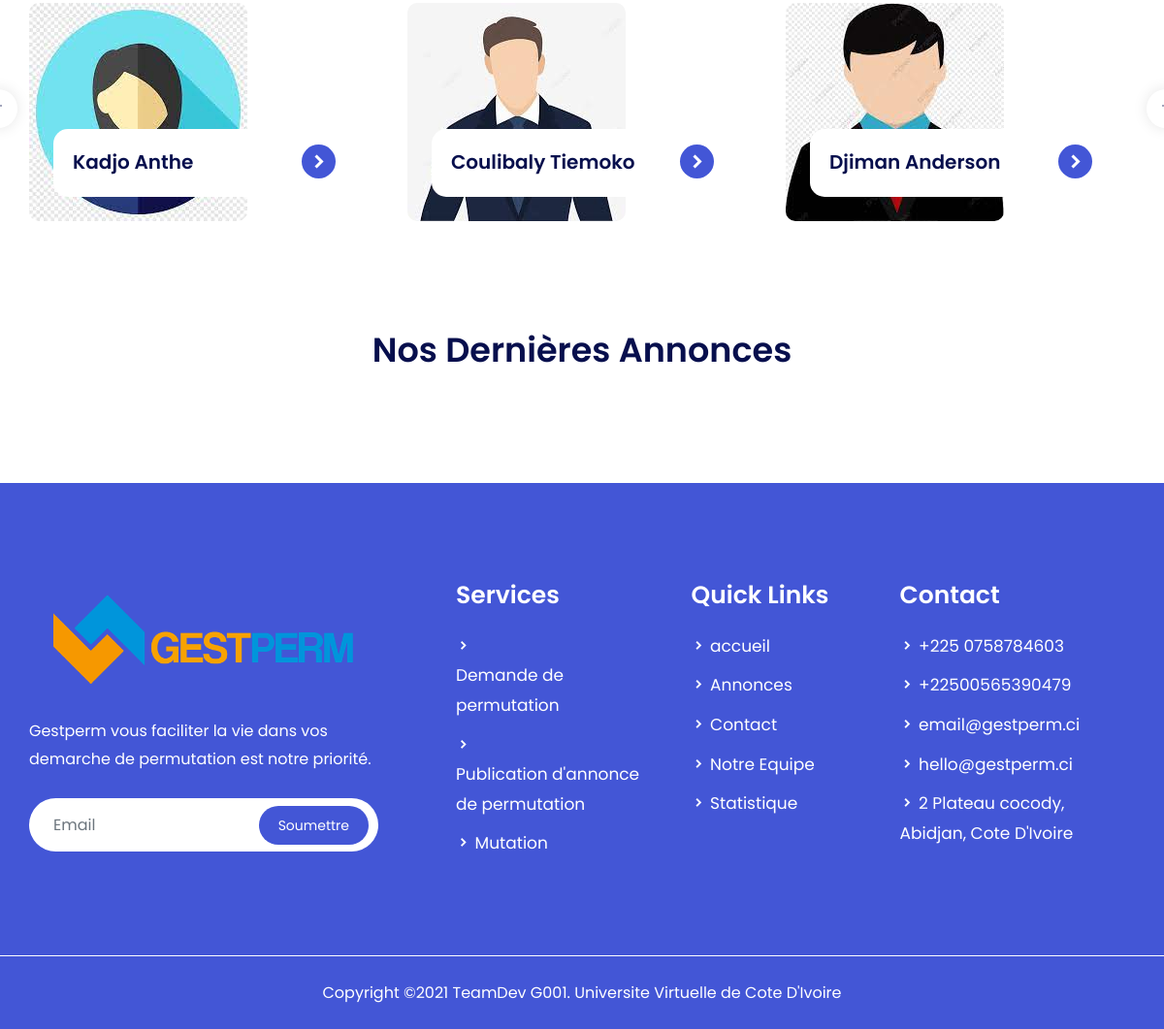
Before: / (lower part) with the older database file.
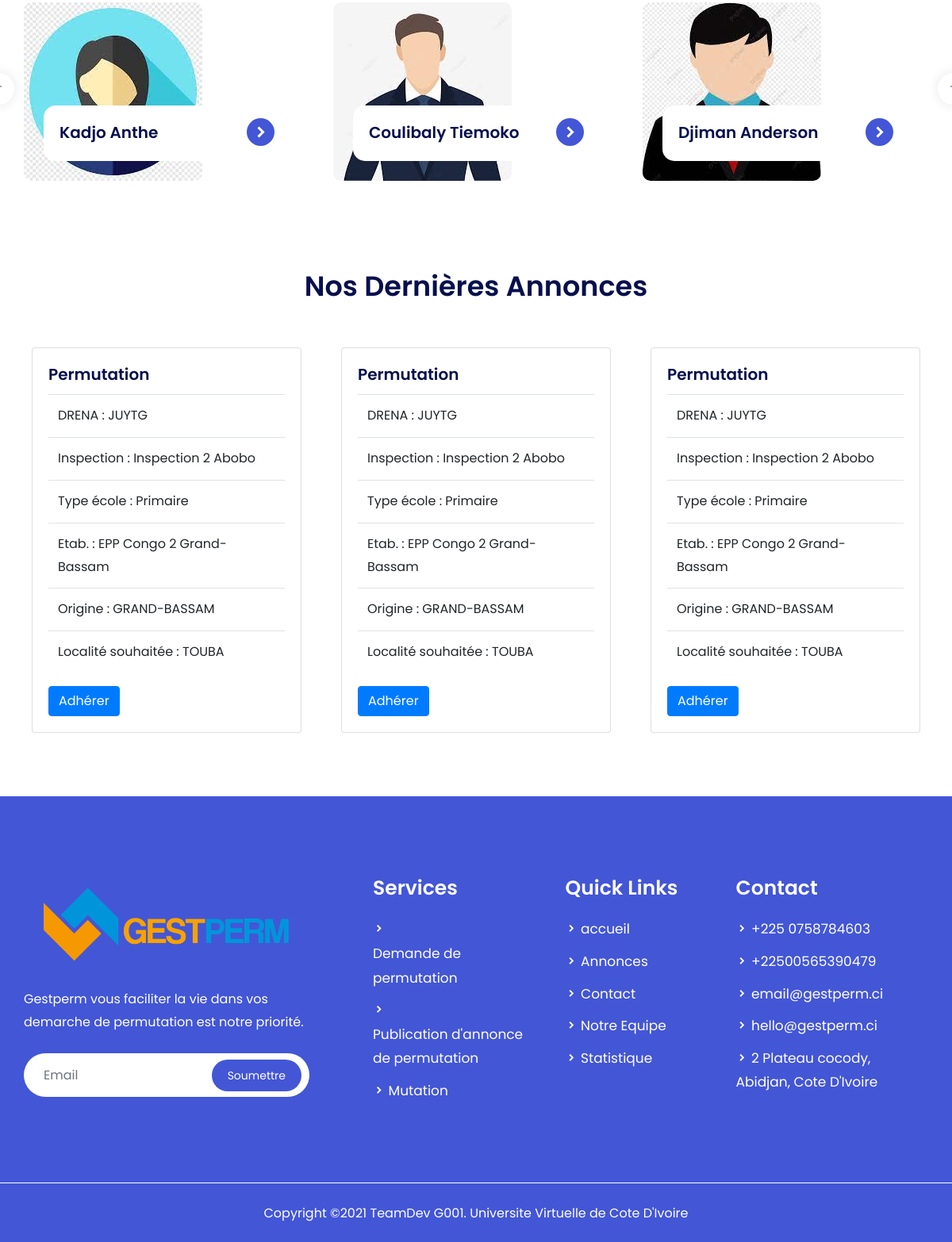
After: the same page with the newer database file.
### tables this page shows
CREATE TABLE IF NOT EXISTS `annonce` (
  `IdAnnonce` int(11) NOT NULL AUTO_INCREMENT,
  `DateAjoutAnnonce` date NOT NULL,
  `LocaliteOrigineAnnonce` varchar(255) NOT NULL,
  `LocaliteDesireeAnnonce` varchar(255) NOT NULL,
  `AdherantAnnonce` varchar(255) NOT NULL DEFAULT '-1',
  `StatutAnnonce` varchar(255) NOT NULL,
  `IdAgent` bigint(20) NOT NULL,
  `IdTypeAnnonce` int(11) NOT NULL,
  PRIMARY KEY (`IdAnnonce`)
);

CREATE TABLE IF NOT EXISTS `directionregionale` (
  `IdDirectionRegionale` int(11) NOT NULL AUTO_INCREMENT,
  `NomDirectionRegionale` varchar(255) NOT NULL,
  `TelDirectionRegionale` varchar(255) NOT NULL,
  `EmailDirectionRegionale` varchar(255) NOT NULL,
  `CommuneDirectionRegionale` varchar(255) NOT NULL,
  PRIMARY KEY (`IdDirectionRegionale`)
);

CREATE TABLE IF NOT EXISTS `inspection` (
  `IdInspection` int(11) NOT NULL AUTO_INCREMENT,
  `NomInspection` varchar(255) NOT NULL,
  `TelInspection` varchar(255) NOT NULL,
  `CommuneInspection` varchar(255) NOT NULL,
  `IdDirectionRegionale` int(11) NOT NULL,
  PRIMARY KEY (`IdInspection`)
);

CREATE TABLE IF NOT EXISTS `ecole` (
  `IdEcole` int(11) NOT NULL AUTO_INCREMENT,
  `NomEcole` varchar(255) NOT NULL DEFAULT '',
  `TypeEcole` varchar(160) NOT NULL DEFAULT 'Primaire',
  `TelEcole` varchar(255) NOT NULL DEFAULT '',
  `EmailEcole` varchar(255) NOT NULL DEFAULT '',
  `LocaliteEcole` bigint(20) NOT NULL DEFAULT '1',
  `IdInspection` int(11) NOT NULL DEFAULT '1',
  PRIMARY KEY (`IdEcole`)
);

CREATE TABLE IF NOT EXISTS `localite` (
  `CodeZone` bigint(19) NOT NULL AUTO_INCREMENT,
  `LibelleZone` varchar(200) NOT NULL,
  `CodeZoneMere` bigint(19) NOT NULL,
  `NiveauStr` smallint(6) NOT NULL,
  PRIMARY KEY (`CodeZone`)
);

### class/database.php (called while the page is built, shortened)
<?php
class Database
{
    private static $dbHost = "localhost";
    private static $dbName = "pct_db";
    private static $dbUsername = "root";
    private static $dbUserpassword = "";
    private static $connection = null;
    private static function connect()
    {
        if(self::$connection == null)
        {
            try
            {
              self::$connection = new PDO("mysql:host=" . self::$dbHost . ";dbname=" . self::$dbName , self::$dbUsername, self::$dbUserpassword, array(PDO::MYSQL_ATTR_INIT_COMMAND => 'SET NAMES UTF8' , PDO::ATTR_ERRMODE=>PDO::ERRMODE_WARNING));
            }
            catch(PDOException $e)
            {
                die($e->getMessage());
            }
        }
        return self::$connection;
    }
    private static function disconnect()
    {
        self::$connection = null;
    }
    public static function SelectQuery($query="")
    {
        if ($query<>"")
        {
            $req=self::$connection->prepare($query);
            try
            {
              $req->execute();
            }
            catch(Exception $e)
            {
                var_dump($query);
                die($e->getMessage());
            }
            return $req->fetchAll(PDO::FETCH_OBJ);
        }
        else return "";
    }
}
?>

### index.php (the view, shortened to what the rows shown need)
<!doctype html>
<html lang="fr">
    <head>
        <?php require("inc/links.php");?>
    </head>
    <body>
        <div class="blog-area pb-70">
            <div class="container">
                <div class="scetion-title text-center">
                    <h2>Nos Dernières Annonces</h2>
                </div>
                <div class="row pt-45">
<?php
                        $annonces=Database::SelectQuery("SELECT * FROM annonce ORDER BY DateAjoutAnnonce DESC LIMIT 3");
                        foreach($annonces as $annonce):
                    ?>
                    <div class="col-lg-4 col-sm-6">
                        <div class="card" style=" margin:10px">
                            <div class="card-body">
                                <h5 class="card-title">Permutation</h5>
                                <div class="card-text">
                                <table class="table">
                                <tbody>
                                        <tr scope="row">
                                            <td>DRENA :
                                            <?php
                                                    $agent=DataBase::SelectQuery("SELECT * FROM agent WHERE IdAgent='$annonce->IdAgent'");
                                                    $ecole=DataBase::SelectQuery("SELECT * FROM ecole WHERE IdEcole='".$agent[0]->IdEcole."'");
                                                    $inspection=DataBase::SelectQuery("SELECT * FROM inspection WHERE IdInspection='".$ecole[0]->IdInspection."'");
                                                    $dren=DataBase::SelectQuery("SELECT * FROM directionregionale WHERE IdDirectionRegionale='".$inspection[0]->IdDirectionRegionale."'");
                                                    echo $dren[0]->NomDirectionRegionale;
                                                ?>
                                            </td>
                                        </tr>
                                        <tr>
                                            <td>Inspection :
                                                <?php
                                                    $agent=DataBase::SelectQuery("SELECT * FROM agent WHERE IdAgent='$annonce->IdAgent'");
                                                    $ecole=DataBase::SelectQuery("SELECT * FROM ecole WHERE IdEcole='".$agent[0]->IdEcole."'");
                                                    $inspection=DataBase::SelectQuery("SELECT * FROM inspection WHERE IdInspection='".$ecole[0]->IdInspection."'");
                                                    echo $inspection[0]->NomInspection;
                                                ?>
                                            </td>
                                        </tr>
                                        <tr>
                                            <td>Type école :
                                                <?php
                                                    $agent=DataBase::SelectQuery("SELECT * FROM agent WHERE IdAgent='$annonce->IdAgent'");
                                                    $ecole=DataBase::SelectQuery("SELECT * FROM ecole WHERE IdEcole='".$agent[0]->IdEcole."'");
                                                    echo $ecole[0]->TypeEcole;
                                                ?>
                                            </td>
                                        </tr>
                                        <tr>
                                            <td>Etab. :
                                            <?php
                                                $agent=DataBase::SelectQuery("SELECT * FROM agent WHERE IdAgent='$annonce->IdAgent'");
                                                $ecole=DataBase::SelectQuery("SELECT * FROM ecole WHERE IdEcole='".$agent[0]->IdEcole."'");
                                                echo $ecole[0]->NomEcole;
                                            ?>
                                            </td>
                                        </tr>
                                        <tr>
                                            <td>Origine :
                                                <?php
                                                    $localite=DataBase::SelectQuery("SELECT * FROM localite WHERE CodeZone='$annonce->LocaliteOrigineAnnonce'");
                                                    echo $localite[0]->LibelleZone;
                                                ?>
                                            </td>
                                        </tr>
                                        <tr>
                                            <td>
                                                Localité souhaitée :
                                                <?php
                                                    $localite=DataBase::SelectQuery("SELECT * FROM localite WHERE CodeZone='$annonce->LocaliteDesireeAnnonce'");
                                                    echo $localite[0]->LibelleZone;
                                                ?>
                                            </td>
                                        </tr>
                                </tbody>
                                </table>
                                </div>
                                <a href="annonce_details.php?annonce=<?=$annonce->IdAnnonce?>" class="btn btn-primary" style="align:center">Adhérer</a>
                            </div>
                        </div>
                    </div>
                    <?php endforeach ?>
                </div>
            </div>
        </div>
    </body>
</html>

Changed rows visible on the page:
added annonce: directionregionale.NomDirectionRegionale "JUYTG", inspection.NomInspection "Inspection 2 Abobo", ecole.TypeEcole "Primaire", ecole.NomEcole "EPP Congo 2 Grand-Bassam", localite.LibelleZone "GRAND-BASSAM", localite.LibelleZone "TOUBA"
added annonce: directionregionale.NomDirectionRegionale "JUYTG", inspection.NomInspection "Inspection 2 Abobo", ecole.TypeEcole "Primaire", ecole.NomEcole "EPP Congo 2 Grand-Bassam", localite.LibelleZone "GRAND-BASSAM", localite.LibelleZone "TOUBA"
added annonce: directionregionale.NomDirectionRegionale "JUYTG", inspection.NomInspection "Inspection 2 Abobo", ecole.TypeEcole "Primaire", ecole.NomEcole "EPP Congo 2 Grand-Bassam", localite.LibelleZone "GRAND-BASSAM", localite.LibelleZone "TOUBA"
